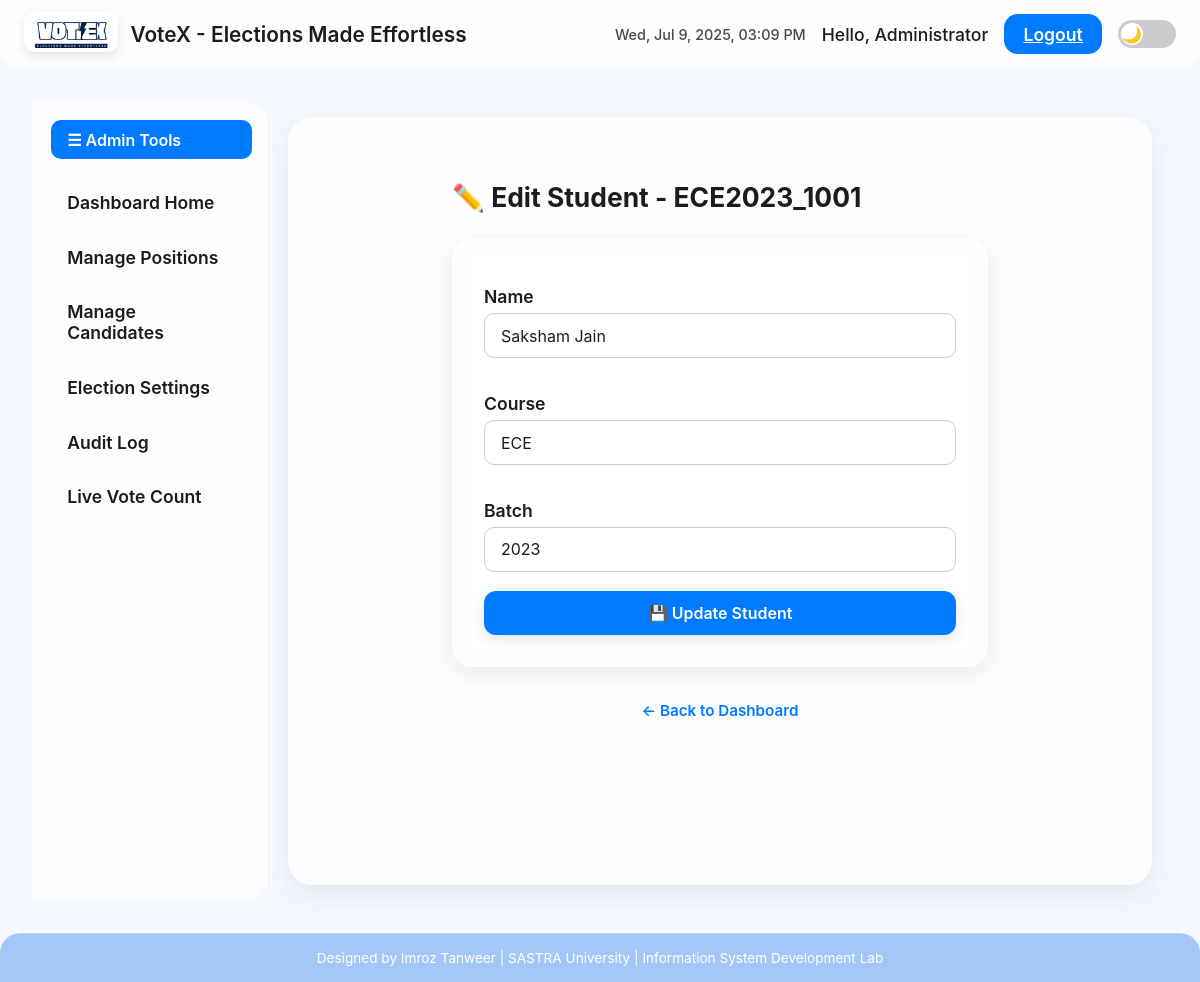
Screenshot of /edit_student/ECE2023_1001 (signed in) with the database file from the repository.
### tables this page shows
CREATE TABLE students (
            regno TEXT PRIMARY KEY,
            name TEXT NOT NULL,
            course TEXT NOT NULL,
            batch TEXT NOT NULL,
            password TEXT NOT NULL,
            voted INTEGER DEFAULT 0
        );

### app.py (the view, shortened to what this page needs)
@app.route('/edit_student/<regno>', methods=['GET', 'POST'])
@admin_required
def edit_student(regno):
    db = get_db()
    student = db.execute("SELECT * FROM students WHERE regno = ?", (regno,)).fetchone()
    if not student:
        flash("Student not found.")
        return redirect(url_for('admin_dashboard'))
    db.close()
    return render_template('edit_student.html', student=student)

### app.py (called while the page is built)
def get_db():
    conn = sqlite3.connect(DATABASE)
    conn.row_factory = sqlite3.Row
    return conn

def admin_required(f):
    @wraps(f)
    def admin_check(*args, **kwargs):
        if session.get('role') != 'admin':
            flash('Admin access required.')
            return redirect(url_for('login'))
        return f(*args, **kwargs)
    return admin_check

### templates/edit_student.html (shortened to what this page needs)
{% extends "admin_base.html" %}
{% block admin_content %}
<div class="glass-container fade-in">
  <h2 style="margin-bottom: 1.5rem;">✏️ Edit Student - {{ student.regno }}</h2>
  <form method="POST" class="glass-box">
    <label for="name">Name</label>
    <input type="text" id="name" name="name" value="{{ student.name }}" required>
    <label for="course">Course</label>
    <input type="text" id="course" name="course" value="{{ student.course }}" required>
    <label for="batch">Batch</label>
    <input type="text" id="batch" name="batch" value="{{ student.batch }}" required>
    <button type="submit" class="btn-update">💾 Update Student</button>
  </form>
  <div class="back-link">
    <a href="{{ url_for('admin_dashboard') }}">← Back to Dashboard</a>
  </div>
</div>
{% endblock %}

### static/style.css (style rules this page uses)
* { box-sizing: border-box; margin: 0; padding: 0; font-family: -apple-system, BlinkMacSystemFont, "Segoe UI", Roboto, Oxygen, Ubuntu, Cantarell, "Open Sans", "Helvetica Neue", sans-serif; }
:root { --babyblue: #a3c7f7; --darkblue: #2a3d66; --light-bg: #f5f9ff; --dark-bg: #121212; --glass-bg-light: rgba(255, 255, 255, 0.65); --glass-bg-dark: rgba(0, 0, 0, 0.35); --text-light: #1c1c1e; --text-dark: #f2f2f7; --button-bg-light: #007aff; --button-bg-dark: #3a4a7b; }
html[data-theme='light'] { --bg: var(--light-bg); --text: var(--text-light); --glass-bg: var(--glass-bg-light); --button-bg: var(--button-bg-light); --nav-bg: var(--babyblue); }
body { background: var(--bg); color: var(--text); min-height: 100vh; display: flex; flex-direction: column; overflow-x: hidden; -webkit-overflow-scrolling: touch; padding-bottom: env(safe-area-inset-bottom); position: relative; transition: background 0.4s ease, color 0.4s ease; font-size: clamp(0.95rem, 1vw + 0.5rem, 1.1rem); }
button, .votex-login-btn { background-color: var(--button-bg); color: white; padding: 0.6rem 1.2rem; border-radius: 14px; font-weight: 600; cursor: pointer; border: none; transition: all 0.3s ease; }
.fade-in { animation: fadeInUp 0.6s ease-in-out; }

### templates/edit_student.html (style rules this page uses)
.glass-container { max-width: 600px; margin: auto; padding: 2rem; }
.glass-box { background: rgba(255, 255, 255, 0.06); backdrop-filter: blur(14px); border-radius: 20px; padding: 2rem; box-shadow: 0 8px 24px rgba(0,0,0,0.08); color: var(--text); }
.glass-box label { display: block; font-weight: 600; margin: 1rem 0 0.4rem; }
.glass-box input { width: 100%; padding: 0.7rem 1rem; border-radius: 10px; border: 1px solid var(--input-border, #ccc); background: rgba(255, 255, 255, 0.65); font-size: 1rem; margin-bottom: 1.2rem; transition: 0.3s ease; color: var(--text); }
.btn-update { width: 100%; padding: 12px; font-size: 1rem; background: var(--button-bg); color: white; border: none; border-radius: 12px; font-weight: 600; cursor: pointer; box-shadow: 0 4px 14px rgba(0, 0, 0, 0.1); transition: all 0.3s ease; }
.back-link { margin-top: 2rem; text-align: center; }
.back-link a { text-decoration: none; font-weight: 600; color: var(--button-bg); font-size: 0.95rem; }

### templates/admin_base.html (style rules this page uses)
.admin-main-content h1, .admin-main-content h2, .admin-main-content h3, .admin-main-content th, .admin-main-content td, .admin-main-content p { color: var(--text); }

### rows the page displays
students: regno "ECE2023_1001", name "Saksham Jain", course "ECE", batch "2023"

### other values shown
{{ session.get('name', session.get('user')) }} "Administrator"
